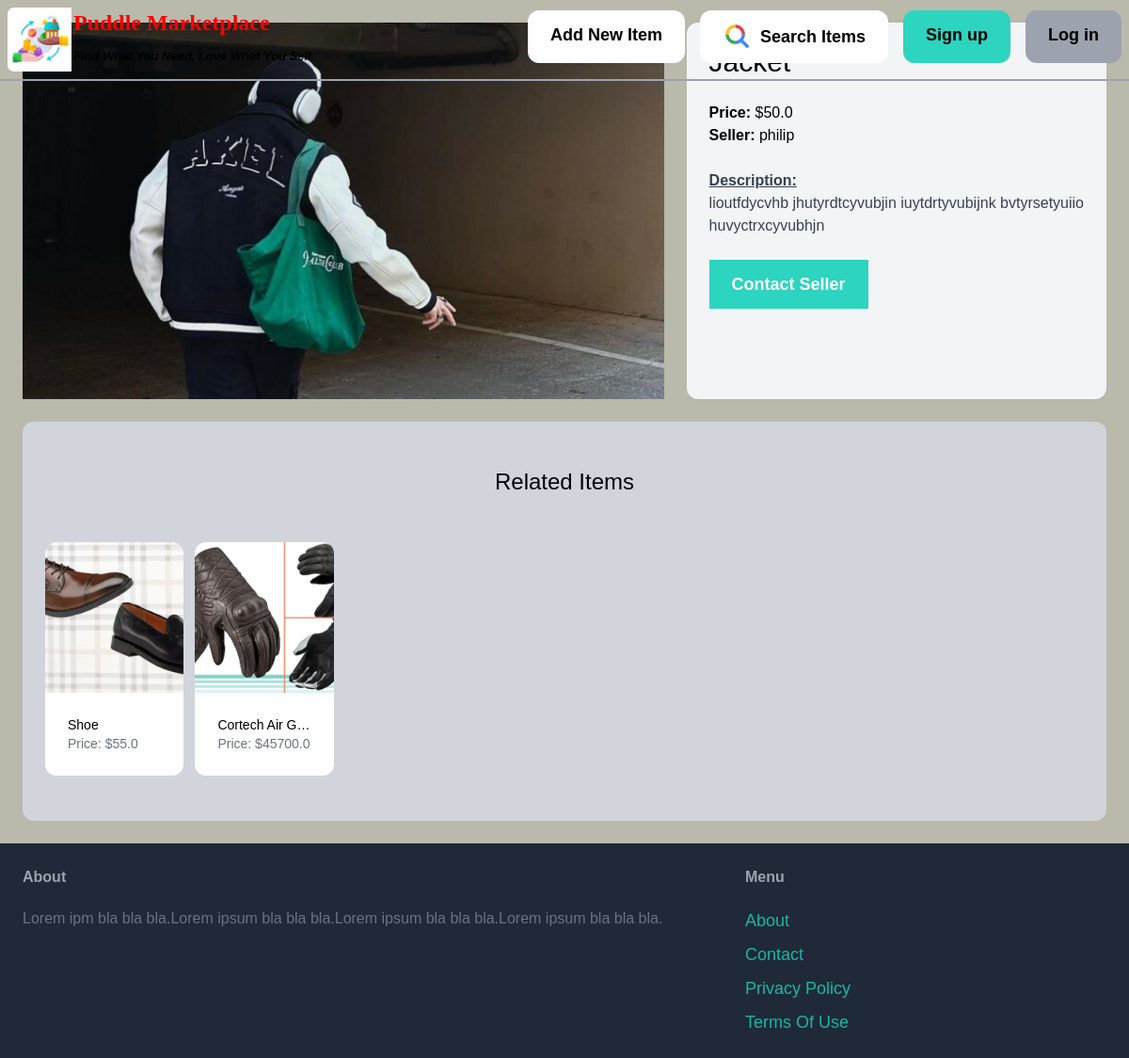
Before: /item/2/ with the older database file.
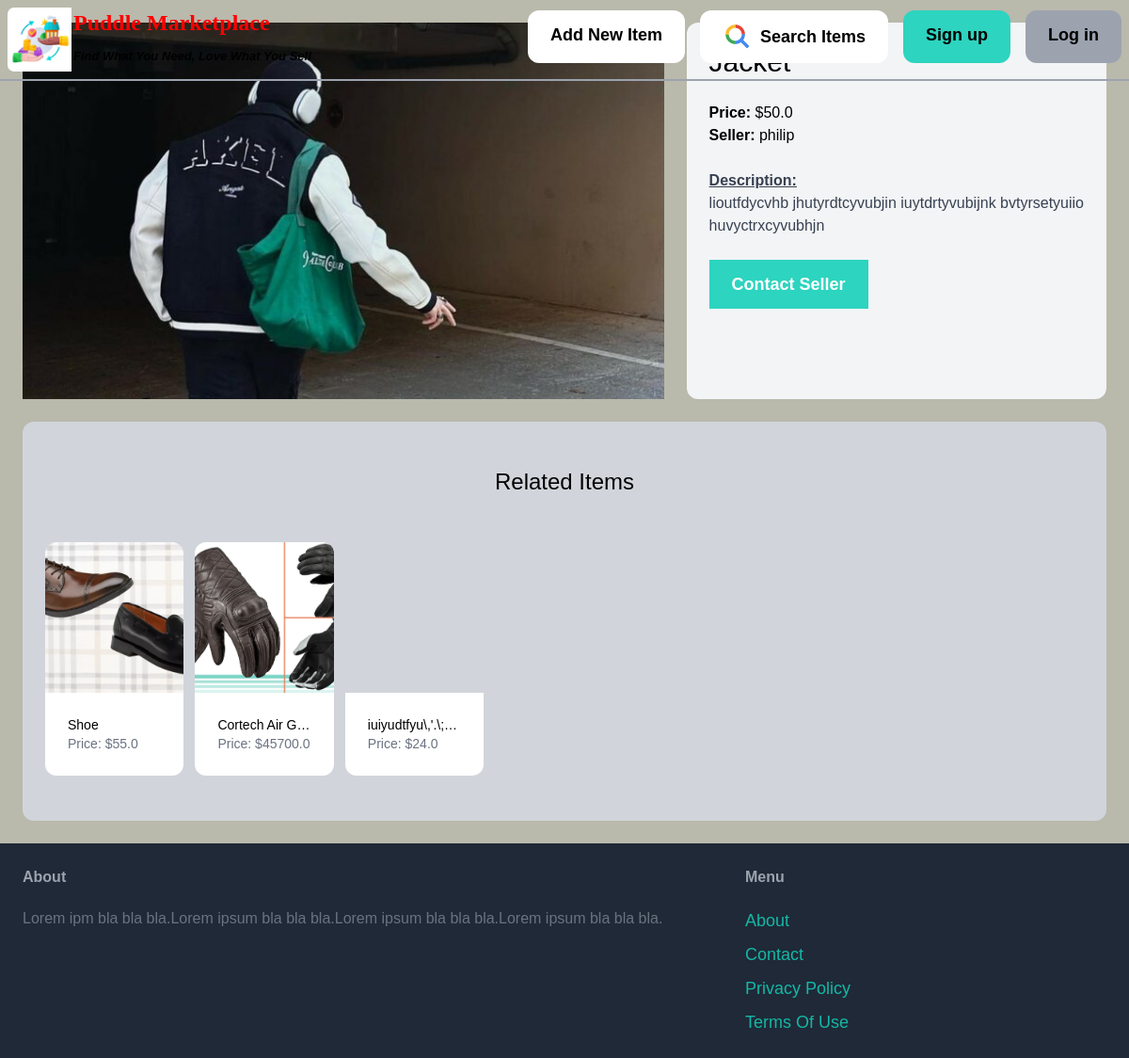
After: the same page with the newer database file.
### items/models.py (models this page shows, shortened)
class Item(models.Model):
    cartegory = models.ForeignKey(Cartegory, related_name='items', on_delete=models.CASCADE)
    name = models.CharField(max_length=255)
    description = RichTextField(blank=True, null=True)
    price = models.FloatField()
    image = models.ImageField(upload_to='item_images', blank=True, null=True)
    is_sold = models.BooleanField(default=False)
    created_by = models.ForeignKey(User, related_name='items', on_delete=models.CASCADE)
    created_at = models.DateTimeField(auto_now_add=True)

### items/views.py (the view)
# urls.py: path('<int:pk>/', views.detail, name='detail'),
def detail(request, pk):
    item = get_object_or_404(Item, pk=pk)
    related_items = Item.objects.filter(cartegory=item.cartegory, is_sold=False).exclude(pk=pk)[0:3]
    return render(request, 'item/detail.html', {
        'item': item,
        'related_items': related_items
    })

### items/templates/item/detail.html (shortened to what this page needs)
{% extends 'core/base.html' %}
{% block content %}
<div class="grid grid-cols-1 md:grid-cols-5 gap-6">
    <div class="col-span-1 md:col-span-3">
        {% if item.image %}
        <img src="/media/{{ item.image.name }}" class="rounded-t-xl w-full">
        {% endif %}
    </div>
    <div class="col-span-1 md:col-span-2 p-6 bg-gray-100 rounded-xl">
        <h1 class="mb-6 truncate text-3xl">{{ item.name }}</h1>
        <p clas="text-gray-500"><strong>Price: </strong>${{ item.price }}</p>
        <p clas="text-gray-500"><strong>Seller: </strong> {{ item.created_by.username }}</p> <br>
        {% if item.description %}
            <p class="text-gray-700">
                <strong><u>Description:</u></strong> <br>
                {{ item.description | safe }}
            </p>
        {% endif %}
        {% if request.user == item.created_by %}
        <div class="'mt-6 p-6 bg-white rounded-xl">
            <p>This is your item!</p>
            <a href="{% url 'items:edit' item.id %}" class="inline-block mt-6 px-6 py-3 text-lg font-semibold bg-green-500 text-white rounded-xl">Edit</a>
            <a href="{% url 'items:delete' item.id %}" class="inline-block mt-6 px-6 py-3 text-lg font-semibold bg-red-500 text-white rounded-xl" onclick="return confirm('Are you sure you want to delete this item ({{ item.name }})?') && alert('{{ item.name }} is successfully deleted!');">Delete</a>
        </div>
        {% else %}
        <a href="{% url 'conversation:new' item.id %}" class="inline-block mt-6 px-6 py-3 text-lg font-semibold bg-teal-400 rouned-xl text-white hover:bg-teal-700">Contact Seller</a>
        {% endif %}
    </div>
</div>
{% if related_items %}
    <div class="mt-6 px-6 py-12 bg-gray-300 rounded-xl">
        <h2 class="mb-12 text-2xl text-center">Related Items</h2>
        <div class="grid grid-cols-3 md:grid-cols-7 gap-3">
            {% for item in related_items %}
                <div class="md:col-span-1">
                    <a href="{% url 'items:detail' item.id %}">
                        <div class="h-40">
                            {% if item.image %}
                                <img src="/media/{{ item.image.name }}" class="rounded-t-xl h-full object-cover">
                            {% endif %}
                        </div>
                        <div class="p-6 bg-white rounded-b-xl">
                            <h2 class="text-xs md:text-sm lg:text-1xl truncate no-underline hover:underline hover:text-red-500">{{ item.name }}</h2>
                            <p class="text-xs md:text-sm text-gray-500">Price: ${{ item.price }}</p>
                        </div>
                    </a>
                </div>
            {% endfor %}
        </div>
    </div>
{% endif %}
{% endblock %}

Changed rows visible on the page:
added Item: name "iuiyudtfyu\\,'.\\;…", price "24.0"
